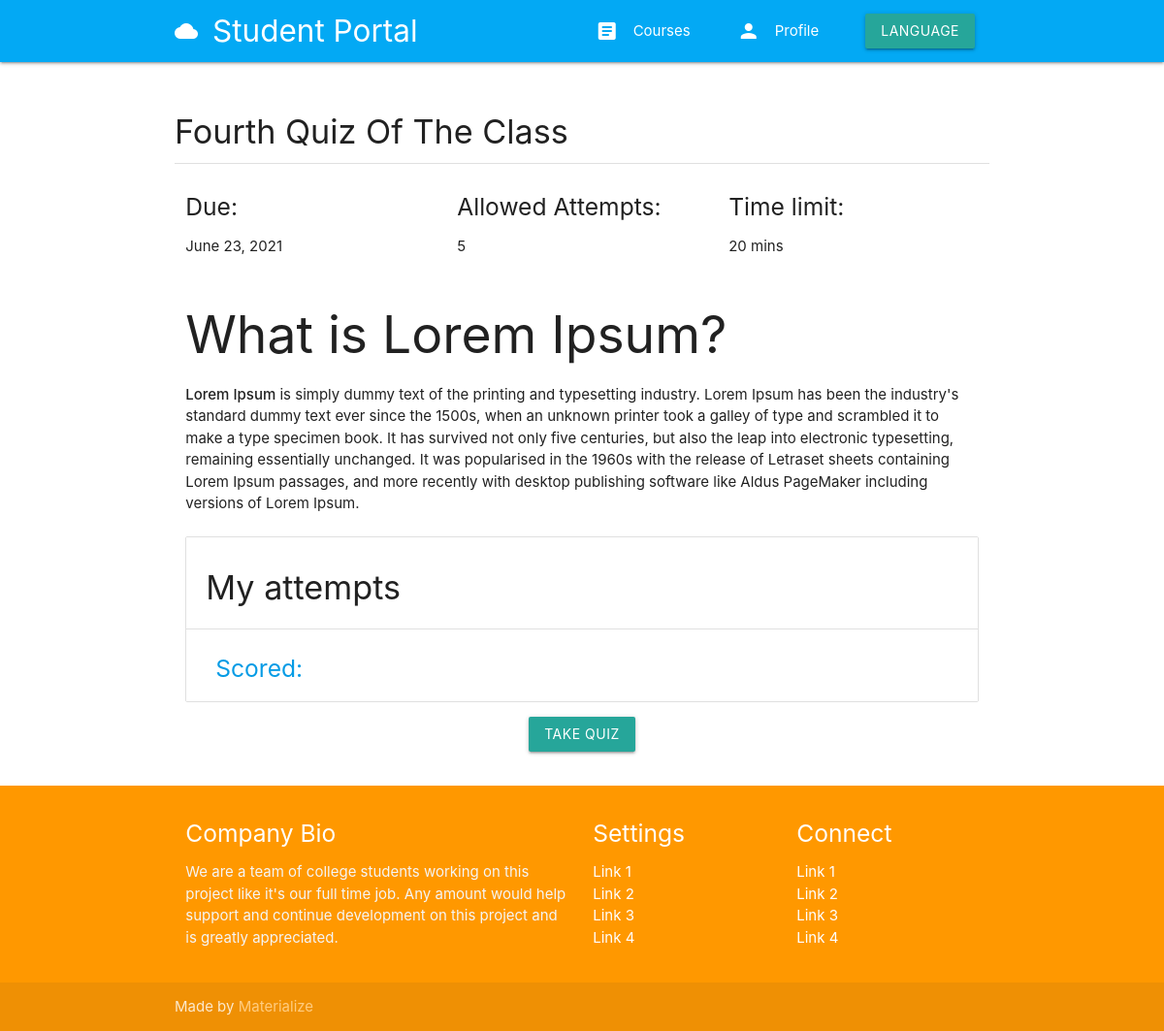
Screenshot of /courses/chemistry-101/quiz/5/ (signed in) with the database file from the repository.
### quiz/models.py (models this page shows, shortened)
class Quiz(BaseTimestamp):
    teacher = models.ForeignKey(User, related_name='quizzes', on_delete=models.CASCADE)
    module = models.ForeignKey(Module, related_name='quizzes', on_delete=models.CASCADE)
    title = models.CharField(max_length=200)
    description = RichTextField()
    due = models.DateField()
    allowed_attempts = models.PositiveIntegerField()
    time_limit_mins = models.PositiveIntegerField()
    class Meta:
        verbose_name_plural = 'Quizzes'
    def get_take_quiz_absolute_url(self):
        return reverse("quiz:take-quiz", kwargs={"course_slug": self.module.course.slug, "quiz_id": self.id})

class Attempt(BaseTimestamp):
    student = models.ForeignKey(User, related_name='attempters', on_delete=models.CASCADE)
    quiz = models.ForeignKey(Quiz, related_name='attempters', on_delete=models.CASCADE)
    score = models.PositiveIntegerField()
    question = models.ManyToManyField(QuizQuestion, related_name='attempts')
    answer = models.ManyToManyField(QuizAnswer, related_name='attempts')
    def get_absolute_url(self):
        return reverse("quiz:attempt-detail", kwargs={"course_slug": self.quiz.module.course.slug, "quiz_id": self.quiz.id, "attempt_id": self.id})

### quiz/views.py (the view)
# urls.py: path('courses/<slug:course_slug>/quiz/<int:quiz_id>/', quiz_detail, name='quiz-detail'),
@login_required
def quiz_detail(request, course_slug, quiz_id):
    course = get_object_or_404(Course, slug=course_slug)
    quiz = get_object_or_404(Quiz, pk=quiz_id)
    student_attempts = Attempt.objects.filter(quiz=quiz, student=request.user)
    is_student = False
    if request.user in course.students.all():
        is_student = True
    context = {'quiz':quiz, 'student_attempts':student_attempts, 'is_student':is_student}
    return render(request, 'quiz/quiz_detail.html', context)

### templates/quiz/quiz_detail.html (shortened to what this page needs)
{% extends 'base.html' %}
{% load static %}
{% block content %}
{% include 'navigation.html' %}
<div class="container">
    <div class="section">
        <div class="section">
            <h4>{{ quiz.title|title }}</h4>
            <div class="divider"></div>
        </div>
        <div class="row">
            <div class="col s4">
                <h5>Due:</h5>
                <p>{{ quiz.due }}</p>
            </div>
            <div class="col s4">
                <h5>Allowed Attempts:</h5>
                <p>{{ quiz.allowed_attempts }}</p>
            </div>
            <div class="col s4">
                <h5>Time limit:</h5>
                <p>{{ quiz.time_limit_mins }} mins</p>
            </div>
            <div class="col s12">
                {{ quiz.description | safe }}
            </div>
            {% if student_attempts %}
            <div class="col s12">
                <ul class="collection with-header">
                    <li class="collection-header">
                        <h4>My attempts</h4>
                    </li>
                    {% for attempt in student_attempts %}
                    <li class="collection-item">
                        <a href="{{ attempt.get_absolute_url }}">
                            <h5>Scored: {{ attempt.attempter.score }}</h5>
                        </a>
                    </li>
                    {% endfor %}
                </ul>
            </div>
            {% endif %}
            {% if is_student %}
            <div class="col s12 center-align">
                <a class="btn" href="{{ quiz.get_take_quiz_absolute_url }}">Take Quiz</a>
            </div>
            {% endif %}
        </div>
    </div>
</div>
{% include 'footer.html' %}
{% endblock content %}

### rows the page displays
Quiz: title "Fourth Quiz Of The Class", due "June 23, 2021", allowed_attempts "5", time_limit_mins "20", description "What is Lorem Ipsum? Lorem Ipsum is simply dummy text of the printing and typesetting industry. Lorem Ipsum has been the industry's standard dummy text ever since the 1500s, when an unknown printer took a galley of type and scrambled it to make a type specimen book. It has survived not only five centuries, but also the leap into electronic typesetting, remaining essentially unchanged. It was popularised in the 1960s with the release of Letraset sheets containing Lorem Ipsum passages, and more recently with desktop publishing software like Aldus PageMaker including versions of Lorem Ipsum."
